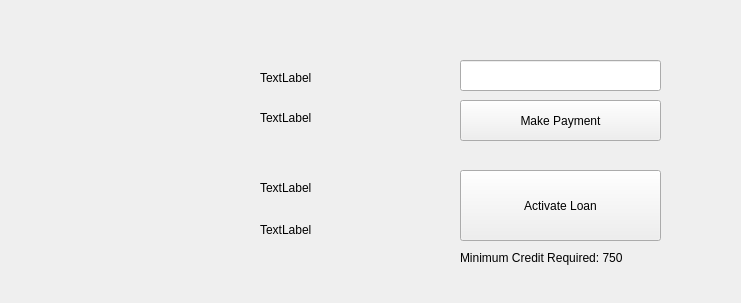
      <widget class="QWidget" name="page_2">
       <property name="geometry">
        <rect>
         <x>0</x>
         <y>0</y>
         <width>741</width>
         <height>303</height>
        </rect>
       </property>
       <attribute name="label">
        <string>Loan 2</string>
       </attribute>
       <widget class="QLabel" name="loan2Balance">
        <property name="geometry">
         <rect>
          <x>260</x>
          <y>70</y>
          <width>181</width>
          <height>16</height>
         </rect>
        </property>
        <property name="text">
         <string>TextLabel</string>
        </property>
       </widget>
       <widget class="QLabel" name="loan2InterestRate">
        <property name="geometry">
         <rect>
          <x>260</x>
          <y>110</y>
          <width>191</width>
          <height>16</height>
         </rect>
        </property>
        <property name="text">
         <string>TextLabel</string>
        </property>
       </widget>
       <widget class="QLabel" name="loan2YearsLeft">
        <property name="geometry">
         <rect>
          <x>260</x>
          <y>180</y>
          <width>211</width>
          <height>16</height>
         </rect>
        </property>
        <property name="text">
         <string>TextLabel</string>
        </property>
       </widget>
       <widget class="QLabel" name="loan2AvailabilityStatus">
        <property name="geometry">
         <rect>
          <x>260</x>
          <y>220</y>
          <width>201</width>
          <height>20</height>
         </rect>
        </property>
        <property name="text">
         <string>TextLabel</string>
        </property>
       </widget>
       <widget class="QLineEdit" name="loan2PaymentInput">
        <property name="geometry">
         <rect>
          <x>460</x>
          <y>60</y>
          <width>201</width>
          <height>31</height>
         </rect>
        </property>
       </widget>
       <widget class="QPushButton" name="payLoan2Button">
        <property name="geometry">
         <rect>
          <x>460</x>
          <y>100</y>
          <width>201</width>
          <height>41</height>
         </rect>
        </property>
        <property name="text">
         <string>Make Payment</string>
        </property>
       </widget>
       <widget class="QPushButton" name="activateLoan2Button">
        <property name="geometry">
         <rect>
          <x>460</x>
          <y>170</y>
          <width>201</width>
          <height>71</height>
         </rect>
        </property>
        <property name="text">
         <string>Activate Loan</string>
        </property>
       </widget>
       <widget class="QLabel" name="loan2Balance_2">
        <property name="geometry">
         <rect>
          <x>30</x>
          <y>40</y>
          <width>201</width>
          <height>211</height>
         </rect>
        </property>
        <property name="text">
         <string/>
        </property>
        <property name="pixmap">
         <pixmap resource="resources.qrc">:/icons/icons/img.icons8.png</pixmap>
        </property>
        <property name="scaledContents">
         <bool>true</bool>
        </property>
       </widget>
       <widget class="QLabel" name="minCreditToTakeLoan">
        <property name="geometry">
         <rect>
          <x>460</x>
          <y>250</y>
          <width>211</width>
          <height>16</height>
         </rect>
        </property>
        <property name="text">
         <string>Minimum Credit Required: 750</string>
        </property>
       </widget>
      </widget>
